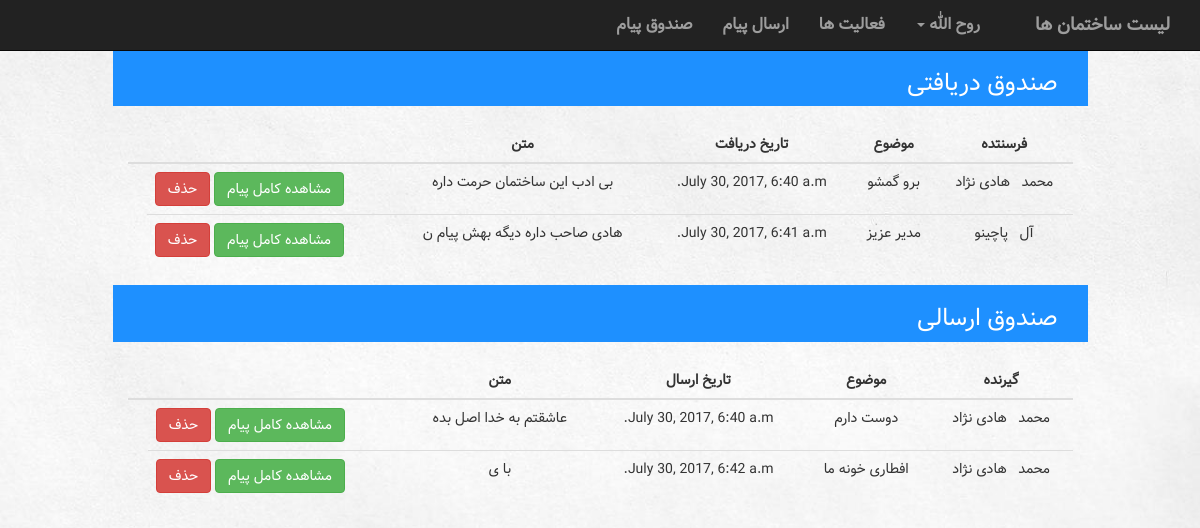
The page /building/inbox/ (signed in) on the database its author committed.
### building/models.py (models this page shows)
class Message(models.Model):
    sender = models.ForeignKey(Account, related_name='sender')
    receiver = models.ForeignKey(Account, related_name='receiver')
    subject = models.CharField(max_length=100)
    text = models.TextField()
    date = models.DateTimeField(auto_now_add=True)

### manageUser/models.py (models this page shows, shortened)
class Account(models.Model):
    user = models.OneToOneField(User, on_delete=models.CASCADE)
    type = models.IntegerField(default=UserType.MANAGER)

### building/views.py (the view)
def inbox(request):
    context = {'receiveMessages': Message.objects.filter(receiver=Account.objects.get(user=request.user)),
               'sendMessages': Message.objects.filter(sender=Account.objects.get(user=request.user)),
               'Listname1': 'صندوق دریافتی',
               'Listname2': 'صندوق ارسالی',
               'title1': 'گیرنده',
               'title2': 'فرسنتده',
               'title3': 'تاریخ دریافت',
               'title4': 'تاریخ ارسال',
               'title5': 'متن',
               'title6': 'موضوع',
               }
    return render(request, 'building/inbox.html', context)

### building/templates/building/inbox.html (shortened to what this page needs)
{% extends 'building/UserNavBar.html' %}
{% block body %}
<div class="col-sm-12">
        <div class="listContainer col-sm-10 col-lg-offset-1">
            <div class="listTitle pull-right col-sm-12">
                <h3> {{ Listname1 }} </h3>
            </div>
        </div>
        <div class="col-sm-10 col-lg-offset-1">
            <br>
            <table class="table table-hover">
                <thead>
                    <tr>
                        <th>{{ title2 }}</th>
                        <th>{{ title6 }}</th>
                        <th>{{ title3 }}</th>
                        <th>{{ title5 }}</th>
                        <th></th>
                        <th></th>
                    </tr>
                </thead>
                <tbody>
                {% for m in receiveMessages %}
                    <tr>
                        <td>{{ m.sender.user.first_name }} &nbsp; {{ m.sender.user.last_name }}</td>
                        <td>{{ m.subject }}</td>
                        <td>{{ m.date }}</td>
                        <td>{{ m.text|slice:"0:30" }}</td>
                    <td class="link">
                           <button type="button" class="btn btn-danger">حذف</button>
                            <button type="button" class="btn btn-success">مشاهده کامل پیام</button>
                       </td>
                    </tr>
                {% endfor %}
                </tbody>
            </table>
        </div>
    </div>
    <br>
    <div class="col-sm-12">
        <div class="listContainer col-sm-10 col-lg-offset-1">
            <div class="listTitle pull-right col-sm-12">
                <h3> {{ Listname2 }} </h3>
            </div>
        </div>
        <div class="col-sm-10 col-lg-offset-1">
            <br>
            <table class="table table-hover">
                <thead>
                    <tr>
                        <th>{{ title1 }}</th>
                        <th>{{ title6 }}</th>
                        <th>{{ title4 }}</th>
                        <th>{{ title5 }}</th>
                        <th></th>
                        <th></th>
                    </tr>
                </thead>
                <tbody>
                {% for m in sendMessages %}
                    <tr>
                         <td>{{ m.receiver.user.first_name }} &nbsp; {{ m.receiver.user.last_name }}</td>
                        <td>{{ m.subject }}</td>
                        <td>{{ m.date }}</td>
                        <td>{{ m.text|slice:"0:30" }}</td>
                    <td class="link">
                           <button type="button" class="btn btn-danger">حذف</button>
                            <button type="button" class="btn btn-success">مشاهده کامل پیام</button>
                       </td>
                    </tr>
                {% endfor %}
                </tbody>
            </table>
        </div>
    </div>
{% endblock %}

### building/templates/building/UserNavBar.html (shortened to what this page needs)
<!DOCTYPE html>
<html lang="en">
<head>
    <link rel="stylesheet" href="https://maxcdn.bootstrapcdn.com/bootstrap/3.3.7/css/bootstrap.min.css">
</head>
{% load staticfiles %}
<link rel="stylesheet" href="{% static 'building/BuildingNavBarStyle.css' %}">
<link rel="stylesheet" href="{% static 'building/BuildingListStyle.css' %}">
<link rel="stylesheet" href="{% static 'building/ModalStyle.css' %}">
<link rel="stylesheet" href="{% static 'building/TableStyle.css' %}">
<link rel="stylesheet" href="{% static 'building/dashboardStyle.css' %}">
<link rel="stylesheet" href="{% static 'building/pollFormStyle.css' %}">
<link rel="stylesheet" href="{% static 'building/chart.css' %}">
<body>
<nav class="navbar navbar-inverse navbar-fixed-top" style="position: fixed">
      <div class="container-fluid" >
            <div class="navbar-header pull-right">
              <a class="navbar-brand active" href="{% url 'building:building' %}">{% if building %} {{ building.name}} {% else %} لیست ساختمان ها {% endif %} </a>
            </div>
            <div class="collapse navbar-collapse" id="topNavBar">
                  <ul class="nav navbar-nav pull-right">
                      <li><a href="{% url 'building:inbox' %}">صندوق پیام</a></li>
                      <li><a href="{% url 'building:sendmessage' %}">ارسال پیام</a></li>
                      <li><a href="{% url 'building:activities' %}">فعالیت ها <span class="sr-only">(current)</span></a></li>
                      <li class="dropdown">
                          <a href="#" class="dropdown-toggle" data-toggle="dropdown" role="button" aria-haspopup="true" aria-expanded="false">{{ request.user.first_name }} <span class="caret"></span></a>
                      </li>
                  </ul>
            </div>
      </div>
</nav>
<div style="height: 30px">
</div>
{% block body %}
{% endblock %}
</body>
</html>

### building/static/building/BuildingNavBarStyle.css (style rules this page uses)
nav { font-family: SamSamFont; font-weight: bolder; font-size: medium; }
ul { list-style: none; }
body { direction: rtl; text-align: center; background-image: url("../images/Background.jpg"); background-size: cover; }

### building/static/building/BuildingListStyle.css (style rules this page uses)
a { color: white; }
body { font-family: SamSamFont; }

### building/static/building/TableStyle.css (style rules this page uses)
.table>thead>tr>th { text-align: center; }
.link { direction: ltr; text-align: left; }
.listTitle { text-align: right; }
.listContainer { background-color: dodgerblue; color: white; }

### building/static/building/pollFormStyle.css (style rules this page uses)
body { margin-top: 20px; }

### rows shown on the page
Message: sender.user.first_name "محمد", sender.user.last_name "هادی نژاد", subject "برو گمشو", date "July 30, 2017, 6:40 a.m.", text "بی ادب این ساختمان حرمت داره"
Message: sender.user.first_name "آل", sender.user.last_name "پاچینو", subject "مدیر عزیز", date "July 30, 2017, 6:41 a.m.", text "هادی صاحب داره دیگه بهش پیام ن"
Message: receiver.user.first_name "محمد", receiver.user.last_name "هادی نژاد", subject "دوست دارم", date "July 30, 2017, 6:40 a.m.", text "عاشقتم به خدا اصل بده"
Message: receiver.user.first_name "محمد", receiver.user.last_name "هادی نژاد", subject "افطاری خونه ما", date "July 30, 2017, 6:42 a.m.", text "با ی"

### other values the page prints
{{ request.user.first_name }} "روح الله"
{{ Listname1 }} "صندوق دریافتی"
{{ title2 }} "فرسنتده"
{{ title6 }} "موضوع"
{{ title3 }} "تاریخ دریافت"
{{ title5 }} "متن"
{{ Listname2 }} "صندوق ارسالی"
{{ title1 }} "گیرنده"
{{ title4 }} "تاریخ ارسال"
